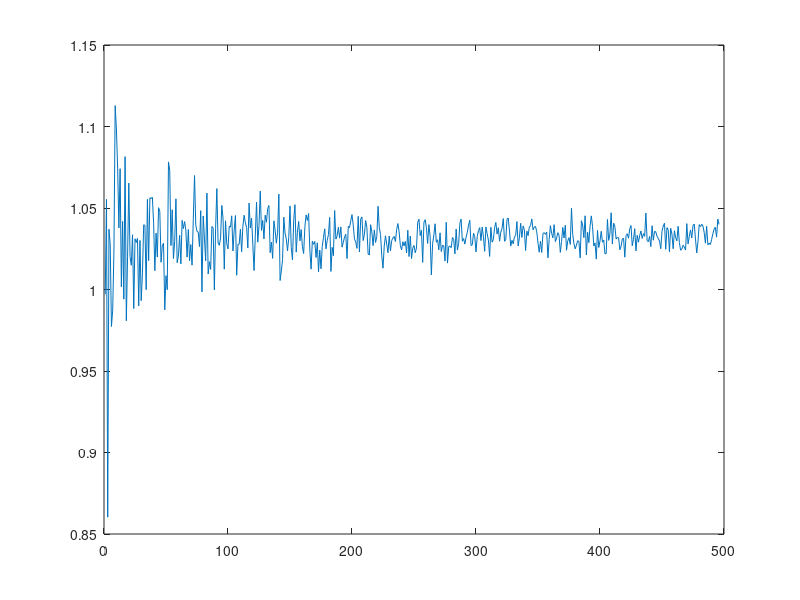

Reproduce this figure in MATLAB.
function hw5_jlee629()


%Initializing parameters and dataset 

X = rand(2500,1)*10;
X = [ones(2500,1) X X.*X].';
W = [0.2 0.5 0.1].';

Y = W.'*X;
noise = randn(1,2500);
sigmaML = zeros(1,length(5:500));
nn = 1 ;



%  running simulation to calculate the sigma to obtain the maximum
%  likelyhood
for N = 5:500 % N is the number of sampling points
    if mod(N,50)==0
        disp(N)
    end
    for i = 1:100 % for each N, a 100 iterations
    indx = randsample([1:2500],N);
    sigmaML(nn) = sigmaML(nn)+mean(noise(indx).^2);
    end
    sigmaML(nn) = sigmaML(nn)/100;
    nn = nn+1;
end




figure
title('\sigma^2_{ML} depending on the number of sampling points') 
ylabel('\sigma^2_{ML}')
xlabel('The number of sampling points N')
plot(sigmaML)